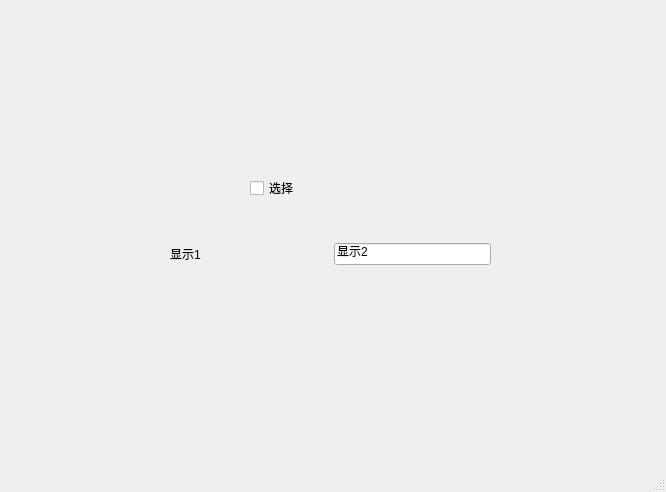
<?xml version="1.0" encoding="UTF-8"?>
<ui version="4.0">
 <class>MainWindow</class>
 <widget class="QMainWindow" name="MainWindow">
  <property name="geometry">
   <rect>
    <x>0</x>
    <y>0</y>
    <width>666</width>
    <height>492</height>
   </rect>
  </property>
  <property name="windowTitle">
   <string>MainWindow</string>
  </property>
  <widget class="QWidget" name="centralwidget">
   <widget class="QCheckBox" name="checkBox">
    <property name="geometry">
     <rect>
      <x>250</x>
      <y>180</y>
      <width>71</width>
      <height>16</height>
     </rect>
    </property>
    <property name="text">
     <string>选择</string>
    </property>
   </widget>
   <widget class="QWidget" name="">
    <property name="geometry">
     <rect>
      <x>170</x>
      <y>240</y>
      <width>321</width>
      <height>28</height>
     </rect>
    </property>
    <layout class="QHBoxLayout" name="horizontalLayout_4">
     <item>
      <layout class="QHBoxLayout" name="horizontalLayout_3">
       <item>
        <layout class="QHBoxLayout" name="horizontalLayout_2">
         <item>
          <layout class="QHBoxLayout" name="horizontalLayout">
           <item>
            <widget class="QLabel" name="label">
             <property name="text">
              <string>显示1</string>
             </property>
            </widget>
           </item>
           <item>
            <spacer name="horizontalSpacer">
             <property name="orientation">
              <enum>Qt::Horizontal</enum>
             </property>
             <property name="sizeHint" stdset="0">
              <size>
               <width>40</width>
               <height>20</height>
              </size>
             </property>
            </spacer>
           </item>
          </layout>
         </item>
        </layout>
       </item>
      </layout>
     </item>
     <item>
      <widget class="QLineEdit" name="lineEdit">
       <property name="text">
        <string>显示2</string>
       </property>
      </widget>
     </item>
    </layout>
   </widget>
  </widget>
  <widget class="QMenuBar" name="menubar">
   <property name="geometry">
    <rect>
     <x>0</x>
     <y>0</y>
     <width>666</width>
     <height>23</height>
    </rect>
   </property>
  </widget>
  <widget class="QStatusBar" name="statusbar"/>
 </widget>
 <resources/>
 <connections>
  <connection>
   <sender>checkBox</sender>
   <signal>clicked(bool)</signal>
   <receiver>label</receiver>
   <slot>setVisible(bool)</slot>
   <hints>
    <hint type="sourcelabel">
     <x>257</x>
     <y>210</y>
    </hint>
    <hint type="destinationlabel">
     <x>189</x>
     <y>275</y>
    </hint>
   </hints>
  </connection>
  <connection>
   <sender>checkBox</sender>
   <signal>clicked(bool)</signal>
   <receiver>lineEdit</receiver>
   <slot>setEnabled(bool)</slot>
   <hints>
    <hint type="sourcelabel">
     <x>291</x>
     <y>209</y>
    </hint>
    <hint type="destinationlabel">
     <x>395</x>
     <y>280</y>
    </hint>
   </hints>
  </connection>
 </connections>
</ui>
